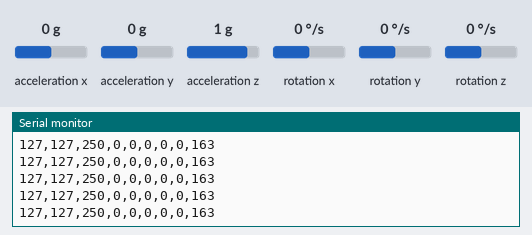
Simulated run of this sketch. Board: Arduino Uno, built with avr-gcc and run on an emulated ATmega328P. Parts: the last lines printed to the serial monitor. The test bench sets the inputs (shaded band); at power-on: acceleration x 0 g, acceleration y 0 g, acceleration z 1 g, rotation x 0 °/s, rotation y 0 °/s, rotation z 0 °/s.

Above: at 1.2 s.
1.3 s: acceleration x set to -1.4 g
At 2.2 s:
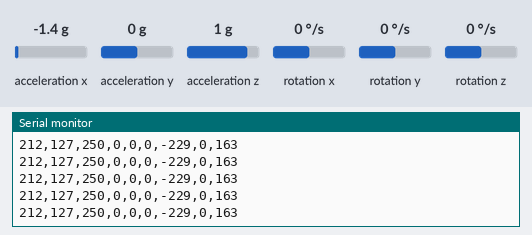
4.3 s: acceleration y set to -1.4 g
At 5.3 s:
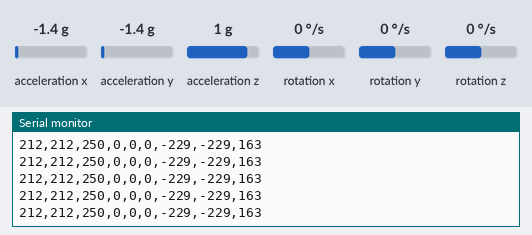
7.3 s: acceleration z set to 1.4 g
At 8.0 s:
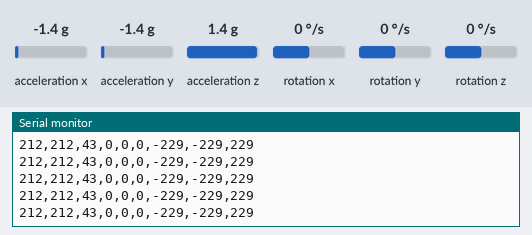
10.3 s: acceleration x set to -0.8 g
At 11.3 s:
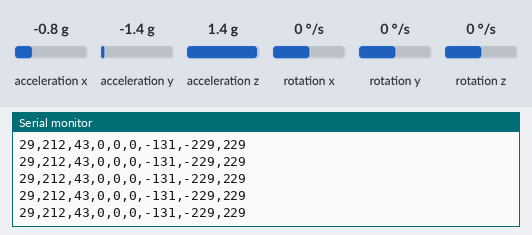
13.3 s: rotation x set to 100 °/s
At 14.2 s:
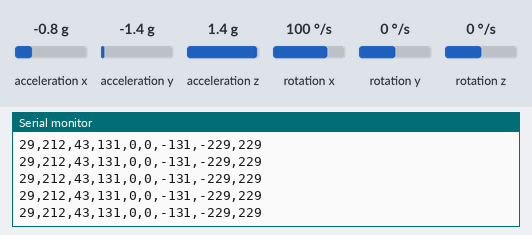
Timing chart, 0 to 16.3 s (numbered marks = the images above; inputs shaded):
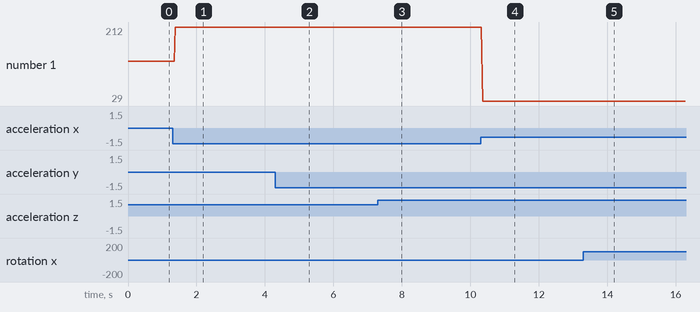

Measured:
- after the input at 1.3 s, the serial monitor: prints a new line after 0.08 s (image 1)
- after the input at 4.3 s, the serial monitor: prints a new line after 0.08 s (image 2)
- after the input at 7.3 s, the serial monitor: prints a new line after 0.06 s (image 3)
- after the input at 10.3 s, the serial monitor: prints a new line after 0.06 s (image 4)
- after the input at 13.3 s, the serial monitor: prints a new line after 0.05 s (image 5)
- plotted number 1: 127 → 212 after the input at 1.3 s, 212 → 29 after the input at 10.3 s

The sketch:

working_6050.ino
```cpp
#include "Wire.h"
#include "I2Cdev.h"
#include "MPU6050.h"

MPU6050 mpu;
int16_t ax, ay, az;
int16_t gx, gy, gz;

struct MyData {
  byte X;
  byte Y;
  byte Z;
};

MyData data;

void setup()
{
  Serial.begin(9600);
  Wire.begin();
  mpu.initialize();
  //pinMode(LED_BUILTIN, OUTPUT);
}

void loop()
{
  mpu.getMotion6(&ax, &ay, &az, &gx, &gy, &gz);
  data.X = map(ax, -17000, 17000, 0, 255 ); // X axis data
  data.Y = map(ay, -17000, 17000, 0, 255);
  data.Z = map(az, -17000, 17000, 0, 255);  // Y axis data

    // ORIGINAL PRINT
  // Serial.print("Axis X = ");
  // Serial.print(data.X);
  // Serial.print("  ");
  // Serial.print("Axis Y = ");
  // Serial.print(data.Y);
  // Serial.print("  ");
  // Serial.print("Axis Z  = ");
  // Serial.println(data.Z);


    // AESTHETIC PRINT

  // Serial.println(
  //   "Acc: "
  // );
  // Serial.print(ax/100); Serial.print(", ");
  // Serial.print(ay/100); Serial.print(", ");
  // Serial.print(az/100); Serial.print(", ");

  // Serial.println(
  //   "Vel: "
  // );
  // Serial.print(gx/100); Serial.print(", ");
  // Serial.print(gy/100); Serial.print(", ");
  // Serial.print(gz/100); Serial.print(", ");

  // Serial.println(
  //   "Pos: "
  // );
  // Serial.print(data.X); Serial.print(", ");
  // Serial.print(data.Y); Serial.print(", ");
  // Serial.println(data.Z);


    // COMMUNICATION TO PI PRINT

    // POS
      Serial.print(data.X); Serial.print(",");
      Serial.print(data.Y); Serial.print(",");
      Serial.print(data.Z); Serial.print(",");

    // VEL
      Serial.print(gx/100); Serial.print(",");
      Serial.print(gy/100); Serial.print(",");
      Serial.print(gz/100); Serial.print(",");

    // ACC
      Serial.print(ax/100); Serial.print(",");
      Serial.print(ay/100); Serial.print(",");
      Serial.println(az/100);

  delay(10);
}
```
